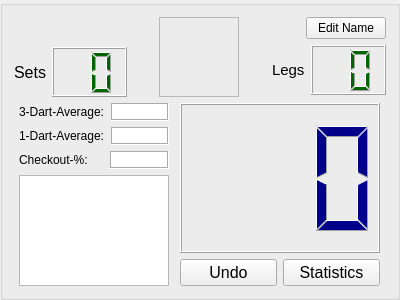
<?xml version="1.0" encoding="UTF-8"?>
<ui version="4.0">
 <class>CX01GroupBox</class>
 <widget class="QGroupBox" name="CX01GroupBox">
  <property name="geometry">
   <rect>
    <x>0</x>
    <y>0</y>
    <width>400</width>
    <height>300</height>
   </rect>
  </property>
  <property name="windowTitle">
   <string>GroupBox</string>
  </property>
  <layout class="QVBoxLayout" name="verticalLayout_5">
   <item>
    <layout class="QHBoxLayout" name="horizontalLayout_6">
     <item>
      <layout class="QVBoxLayout" name="verticalLayout_2">
       <item>
        <layout class="QHBoxLayout" name="horizontalLayout_5">
         <item>
          <widget class="QLabel" name="labelPlayerName">
           <property name="font">
            <font>
             <pointsize>14</pointsize>
            </font>
           </property>
           <property name="text">
            <string/>
           </property>
          </widget>
         </item>
         <item>
          <spacer name="horizontalSpacer_4">
           <property name="orientation">
            <enum>Qt::Horizontal</enum>
           </property>
           <property name="sizeHint" stdset="0">
            <size>
             <width>40</width>
             <height>20</height>
            </size>
           </property>
          </spacer>
         </item>
        </layout>
       </item>
       <item>
        <layout class="QHBoxLayout" name="horizontalLayout_4">
         <item>
          <widget class="QLabel" name="label_set">
           <property name="font">
            <font>
             <pointsize>12</pointsize>
            </font>
           </property>
           <property name="text">
            <string>Sets</string>
           </property>
          </widget>
         </item>
         <item>
          <widget class="QLCDNumber" name="lcdNumberSets">
           <property name="sizePolicy">
            <sizepolicy hsizetype="Minimum" vsizetype="Preferred">
             <horstretch>0</horstretch>
             <verstretch>0</verstretch>
            </sizepolicy>
           </property>
           <property name="minimumSize">
            <size>
             <width>75</width>
             <height>50</height>
            </size>
           </property>
           <property name="maximumSize">
            <size>
             <width>16777215</width>
             <height>50</height>
            </size>
           </property>
           <property name="styleSheet">
            <string notr="true">QLCDNumber { color: darkgreen; background-color: none }</string>
           </property>
           <property name="digitCount">
            <number>2</number>
           </property>
          </widget>
         </item>
         <item>
          <spacer name="horizontalSpacer_2">
           <property name="orientation">
            <enum>Qt::Horizontal</enum>
           </property>
           <property name="sizeHint" stdset="0">
            <size>
             <width>40</width>
             <height>20</height>
            </size>
           </property>
          </spacer>
         </item>
        </layout>
       </item>
      </layout>
     </item>
     <item>
      <widget class="CPlayerActiveButton" name="labelPic">
       <property name="sizePolicy">
        <sizepolicy hsizetype="Fixed" vsizetype="Fixed">
         <horstretch>0</horstretch>
         <verstretch>0</verstretch>
        </sizepolicy>
       </property>
       <property name="minimumSize">
        <size>
         <width>80</width>
         <height>80</height>
        </size>
       </property>
       <property name="autoFillBackground">
        <bool>false</bool>
       </property>
       <property name="styleSheet">
        <string notr="true"/>
       </property>
       <property name="frameShape">
        <enum>QFrame::StyledPanel</enum>
       </property>
       <property name="frameShadow">
        <enum>QFrame::Plain</enum>
       </property>
       <property name="text">
        <string/>
       </property>
       <property name="alignment">
        <set>Qt::AlignCenter</set>
       </property>
      </widget>
     </item>
     <item>
      <layout class="QVBoxLayout" name="verticalLayout">
       <item>
        <layout class="QHBoxLayout" name="horizontalLayout_3">
         <item>
          <spacer name="horizontalSpacer_3">
           <property name="orientation">
            <enum>Qt::Horizontal</enum>
           </property>
           <property name="sizeHint" stdset="0">
            <size>
             <width>40</width>
             <height>20</height>
            </size>
           </property>
          </spacer>
         </item>
         <item>
          <widget class="QPushButton" name="pushButtonName">
           <property name="text">
            <string>Edit Name</string>
           </property>
          </widget>
         </item>
        </layout>
       </item>
       <item>
        <layout class="QHBoxLayout" name="horizontalLayout_2">
         <item>
          <spacer name="horizontalSpacer">
           <property name="orientation">
            <enum>Qt::Horizontal</enum>
           </property>
           <property name="sizeType">
            <enum>QSizePolicy::Expanding</enum>
           </property>
           <property name="sizeHint" stdset="0">
            <size>
             <width>40</width>
             <height>20</height>
            </size>
           </property>
          </spacer>
         </item>
         <item>
          <widget class="QLabel" name="label_leg">
           <property name="font">
            <font>
             <pointsize>11</pointsize>
            </font>
           </property>
           <property name="text">
            <string>Legs</string>
           </property>
          </widget>
         </item>
         <item>
          <widget class="QLCDNumber" name="lcdNumberLegs">
           <property name="sizePolicy">
            <sizepolicy hsizetype="Minimum" vsizetype="Preferred">
             <horstretch>0</horstretch>
             <verstretch>0</verstretch>
            </sizepolicy>
           </property>
           <property name="minimumSize">
            <size>
             <width>75</width>
             <height>50</height>
            </size>
           </property>
           <property name="maximumSize">
            <size>
             <width>16777215</width>
             <height>50</height>
            </size>
           </property>
           <property name="styleSheet">
            <string notr="true">QLCDNumber { color: darkgreen; background-color: none }</string>
           </property>
           <property name="digitCount">
            <number>2</number>
           </property>
          </widget>
         </item>
        </layout>
       </item>
      </layout>
     </item>
    </layout>
   </item>
   <item>
    <layout class="QHBoxLayout" name="horizontalLayout_9">
     <item>
      <layout class="QVBoxLayout" name="verticalLayout_3">
       <item>
        <layout class="QHBoxLayout" name="horizontalLayout_8">
         <item>
          <widget class="QLabel" name="label3DartAvg">
           <property name="sizePolicy">
            <sizepolicy hsizetype="Fixed" vsizetype="Preferred">
             <horstretch>0</horstretch>
             <verstretch>0</verstretch>
            </sizepolicy>
           </property>
           <property name="minimumSize">
            <size>
             <width>85</width>
             <height>0</height>
            </size>
           </property>
           <property name="text">
            <string>3-Dart-Average:</string>
           </property>
           <property name="alignment">
            <set>Qt::AlignLeading|Qt::AlignLeft|Qt::AlignVCenter</set>
           </property>
          </widget>
         </item>
         <item>
          <widget class="QLabel" name="label3DartAvgInput">
           <property name="minimumSize">
            <size>
             <width>50</width>
             <height>0</height>
            </size>
           </property>
           <property name="styleSheet">
            <string notr="true">QLabel {background-color: white}</string>
           </property>
           <property name="frameShape">
            <enum>QFrame::Box</enum>
           </property>
           <property name="frameShadow">
            <enum>QFrame::Sunken</enum>
           </property>
           <property name="text">
            <string/>
           </property>
          </widget>
         </item>
        </layout>
       </item>
       <item>
        <layout class="QHBoxLayout" name="horizontalLayout_7">
         <item>
          <widget class="QLabel" name="label1DartAvg">
           <property name="sizePolicy">
            <sizepolicy hsizetype="Fixed" vsizetype="Preferred">
             <horstretch>0</horstretch>
             <verstretch>0</verstretch>
            </sizepolicy>
           </property>
           <property name="minimumSize">
            <size>
             <width>85</width>
             <height>0</height>
            </size>
           </property>
           <property name="text">
            <string>1-Dart-Average:</string>
           </property>
           <property name="alignment">
            <set>Qt::AlignLeading|Qt::AlignLeft|Qt::AlignVCenter</set>
           </property>
          </widget>
         </item>
         <item>
          <widget class="QLabel" name="label1DartAvgInput">
           <property name="minimumSize">
            <size>
             <width>50</width>
             <height>0</height>
            </size>
           </property>
           <property name="styleSheet">
            <string notr="true">QLabel {background-color: white}</string>
           </property>
           <property name="frameShape">
            <enum>QFrame::Box</enum>
           </property>
           <property name="frameShadow">
            <enum>QFrame::Sunken</enum>
           </property>
           <property name="text">
            <string/>
           </property>
          </widget>
         </item>
        </layout>
       </item>
       <item>
        <layout class="QHBoxLayout" name="horizontalLayout_10">
         <item>
          <widget class="QLabel" name="label_checkout">
           <property name="sizePolicy">
            <sizepolicy hsizetype="Fixed" vsizetype="Preferred">
             <horstretch>0</horstretch>
             <verstretch>0</verstretch>
            </sizepolicy>
           </property>
           <property name="minimumSize">
            <size>
             <width>85</width>
             <height>0</height>
            </size>
           </property>
           <property name="text">
            <string>Checkout-%:</string>
           </property>
           <property name="alignment">
            <set>Qt::AlignLeading|Qt::AlignLeft|Qt::AlignVCenter</set>
           </property>
          </widget>
         </item>
         <item>
          <widget class="QLabel" name="labelCheckoutInput">
           <property name="minimumSize">
            <size>
             <width>50</width>
             <height>0</height>
            </size>
           </property>
           <property name="styleSheet">
            <string notr="true">QLabel {background-color: white}</string>
           </property>
           <property name="frameShape">
            <enum>QFrame::Box</enum>
           </property>
           <property name="frameShadow">
            <enum>QFrame::Sunken</enum>
           </property>
           <property name="text">
            <string/>
           </property>
          </widget>
         </item>
        </layout>
       </item>
       <item>
        <widget class="QTextBrowser" name="textBrowser">
         <property name="sizePolicy">
          <sizepolicy hsizetype="Preferred" vsizetype="Expanding">
           <horstretch>0</horstretch>
           <verstretch>0</verstretch>
          </sizepolicy>
         </property>
         <property name="maximumSize">
          <size>
           <width>150</width>
           <height>16777215</height>
          </size>
         </property>
        </widget>
       </item>
      </layout>
     </item>
     <item>
      <layout class="QVBoxLayout" name="verticalLayout_4">
       <item>
        <widget class="QLCDNumber" name="lcdNumber">
         <property name="sizePolicy">
          <sizepolicy hsizetype="Expanding" vsizetype="Expanding">
           <horstretch>0</horstretch>
           <verstretch>0</verstretch>
          </sizepolicy>
         </property>
         <property name="minimumSize">
          <size>
           <width>0</width>
           <height>100</height>
          </size>
         </property>
         <property name="maximumSize">
          <size>
           <width>200</width>
           <height>200</height>
          </size>
         </property>
         <property name="font">
          <font>
           <pointsize>8</pointsize>
          </font>
         </property>
         <property name="styleSheet">
          <string notr="true">QLCDNumber { color: darkblue; background-color: none }</string>
         </property>
         <property name="digitCount">
          <number>3</number>
         </property>
         <property name="segmentStyle">
          <enum>QLCDNumber::Filled</enum>
         </property>
         <property name="value" stdset="0">
          <double>0.000000000000000</double>
         </property>
         <property name="intValue" stdset="0">
          <number>0</number>
         </property>
        </widget>
       </item>
       <item>
        <layout class="QHBoxLayout" name="horizontalLayout">
         <item>
          <widget class="QPushButton" name="pushButtonUndo">
           <property name="font">
            <font>
             <pointsize>12</pointsize>
            </font>
           </property>
           <property name="text">
            <string>Undo</string>
           </property>
          </widget>
         </item>
         <item>
          <widget class="QPushButton" name="pushButtonStats">
           <property name="font">
            <font>
             <pointsize>12</pointsize>
            </font>
           </property>
           <property name="text">
            <string>Statistics</string>
           </property>
          </widget>
         </item>
        </layout>
       </item>
      </layout>
     </item>
    </layout>
   </item>
  </layout>
 </widget>
 <customwidgets>
  <customwidget>
   <class>CPlayerActiveButton</class>
   <extends>QLabel</extends>
   <header>player_active_button.h</header>
  </customwidget>
 </customwidgets>
 <resources/>
 <connections/>
</ui>
